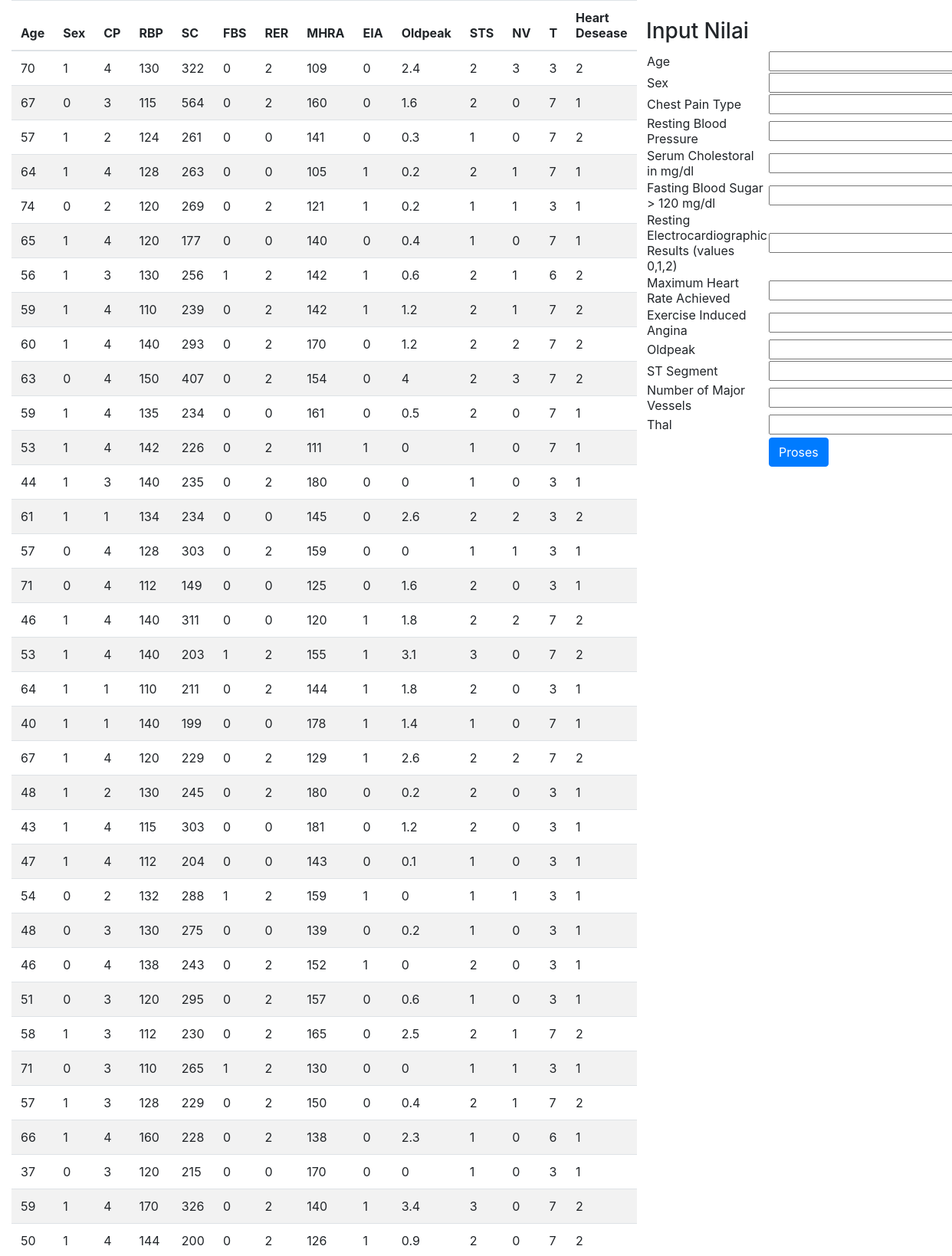
The page / (upper part) on the database its author committed.
### tables this page shows
CREATE TABLE IF NOT EXISTS `tb_statlog` (
  `ID` int(10) NOT NULL,
  `Age` int(10) DEFAULT NULL,
  `Sex` int(10) DEFAULT NULL,
  `CPT` int(10) DEFAULT NULL,
  `RBP` int(10) DEFAULT NULL,
  `SC` int(10) DEFAULT NULL,
  `FBS` int(10) DEFAULT NULL,
  `RER` int(10) DEFAULT NULL,
  `MHRA` int(10) DEFAULT NULL,
  `EIA` int(10) DEFAULT NULL,
  `Oldpeak` float DEFAULT NULL,
  `TSofTPESTS` int(10) DEFAULT NULL,
  `NoMV` int(10) DEFAULT NULL,
  `Thal` int(10) DEFAULT NULL,
  `Label` int(10) DEFAULT NULL,
  PRIMARY KEY (`ID`)
);

### index.php (the view, shortened to what this page needs)
<?php
include_once("config.php");
$result = mysqli_query($mysqli, "SELECT * FROM tb_statlog ORDER BY id ASC");
?>
<html>
<head>
	<link rel="stylesheet" href="https://maxcdn.bootstrapcdn.com/bootstrap/4.0.0/css/bootstrap.min.css">
</head>
<body>
<div class="container-fluid">
	<div class="row">
		<div class="col-8">
			<table class="table table-striped">
				<thead>
    				<tr>
						<th scope="col">Age</th>
						<th scope="col">Sex</th>
						<th scope="col">CP</th>
						<th scope="col">RBP</th>
						<th scope="col">SC</th>
						<th scope="col">FBS</th>
						<th scope="col">RER</th>
						<th scope="col">MHRA</th>
						<th scope="col">EIA</th>
						<th scope="col">Oldpeak</th>
						<th scope="col">STS</th>
						<th scope="col">NV</th>
						<th scope="col">T</th>
						<th scope="col">Heart Desease</th>
    				</tr>
  				</thead>
				  <tbody>
				  	<tr>
					  <?php
						while($res = mysqli_fetch_array($result)) {
						echo "<tr>";
						echo "<td>".$res['Age']."</td>";
						echo "<td>".$res['Sex']."</td>";
						echo "<td>".$res['CPT']."</td>";
						echo "<td>".$res['RBP']."</td>";
						echo "<td>".$res['SC']."</td>";
						echo "<td>".$res['FBS']."</td>";
						echo "<td>".$res['RER']."</td>";
						echo "<td>".$res['MHRA']."</td>";
						echo "<td>".$res['EIA']."</td>";
						echo "<td>".$res['Oldpeak']."</td>";
						echo "<td>".$res['TSofTPESTS']."</td>";
						echo "<td>".$res['NoMV']."</td>";
						echo "<td>".$res['Thal']."</td>";
						echo "<td>".$res['Label']."</td>";
						}
						?>
					</tr>
				  </tbody>
			</table>
		</div>
		<div class="col-4">
		<br>
			<h3>Input Nilai</h3>
			<form action="proses.php" method="post" name="form1">
				<table width="50%" border="0">
				<tr>
					<td>Age</td>
					<td><input type="number" name="age"></td>
				</tr>
				<tr>
					<td>Sex</td>
					<td><input type="number" name="sex"></td>
				</tr>
				<tr>
					<td>Chest Pain Type</td>
					<td><input type="number" name="cpt"></td>
				</tr>
				<tr>
					<td>Resting Blood Pressure</td>
					<td><input type="number" name="rbp"></td>
				</tr>
				<tr>
					<td>Serum Cholestoral in mg/dl </td>
					<td><input type="number" name="sc"></td>
				</tr>
				<tr>
					<td>Fasting Blood Sugar > 120 mg/dl </td>
					<td><input type="number" name="fbs"></td>
				</tr>
				<tr>
					<td>Resting Electrocardiographic Results (values 0,1,2)</td>
					<td><input type="number" name="rer"></td>
				</tr>
				<tr>
					<td>Maximum Heart Rate Achieved</td>
					<td><input type="number" name="mhra"></td>
				</tr>
				<tr>
					<td>Exercise Induced Angina</td>
					<td><input type="number" name="eia"></td>
				</tr>
				<tr>
					<td>Oldpeak</td>
					<td><input type="text" step="any" name="oldpeak"></td>
				</tr>
				<tr>
					<td>ST Segment</td>
					<td><input type="number" name="tsoftpests"></td>
				</tr>
				<tr>
					<td>Number of Major Vessels</td>
					<td><input type="number" name="nomv"></td>
				</tr>
				<tr>
					<td>Thal</td>
					<td><input type="number" name="thal"></td>
				</tr>
				<td></td>
				<td></td>
				<tr>
					<td></td>
					<td><a href="proses.php"><input type="submit" class="btn btn-primary" name="Submit" value="Proses"></a><br/><br/></td>
				</tr>
				</table>
			</form>
		</div>
	</div>
</div>
</body>
</body>
</html>

### rows shown on the page
tb_statlog: Age "70", Sex "1", CPT "4", RBP "130", SC "322", FBS "0", RER "2", MHRA "109", EIA "0", Oldpeak "2.4", TSofTPESTS "2", NoMV "3", Thal "3", Label "2"
tb_statlog: Age "67", Sex "0", CPT "3", RBP "115", SC "564", FBS "0", RER "2", MHRA "160", EIA "0", Oldpeak "1.6", TSofTPESTS "2", NoMV "0", Thal "7", Label "1"
tb_statlog: Age "57", Sex "1", CPT "2", RBP "124", SC "261", FBS "0", RER "0", MHRA "141", EIA "0", Oldpeak "0.3", TSofTPESTS "1", NoMV "0", Thal "7", Label "2"
tb_statlog: Age "64", Sex "1", CPT "4", RBP "128", SC "263", FBS "0", RER "0", MHRA "105", EIA "1", Oldpeak "0.2", TSofTPESTS "2", NoMV "1", Thal "7", Label "1"
tb_statlog: Age "74", Sex "0", CPT "2", RBP "120", SC "269", FBS "0", RER "2", MHRA "121", EIA "1", Oldpeak "0.2", TSofTPESTS "1", NoMV "1", Thal "3", Label "1"
tb_statlog: Age "65", Sex "1", CPT "4", RBP "120", SC "177", FBS "0", RER "0", MHRA "140", EIA "0", Oldpeak "0.4", TSofTPESTS "1", NoMV "0", Thal "7", Label "1"
tb_statlog: Age "56", Sex "1", CPT "3", RBP "130", SC "256", FBS "1", RER "2", MHRA "142", EIA "1", Oldpeak "0.6", TSofTPESTS "2", NoMV "1", Thal "6", Label "2"
tb_statlog: Age "59", Sex "1", CPT "4", RBP "110", SC "239", FBS "0", RER "2", MHRA "142", EIA "1", Oldpeak "1.2", TSofTPESTS "2", NoMV "1", Thal "7", Label "2"
tb_statlog: Age "60", Sex "1", CPT "4", RBP "140", SC "293", FBS "0", RER "2", MHRA "170", EIA "0", Oldpeak "1.2", TSofTPESTS "2", NoMV "2", Thal "7", Label "2"
tb_statlog: Age "63", Sex "0", CPT "4", RBP "150", SC "407", FBS "0", RER "2", MHRA "154", EIA "0", Oldpeak "4", TSofTPESTS "2", NoMV "3", Thal "7", Label "2"
tb_statlog: Age "59", Sex "1", CPT "4", RBP "135", SC "234", FBS "0", RER "0", MHRA "161", EIA "0", Oldpeak "0.5", TSofTPESTS "2", NoMV "0", Thal "7", Label "1"
tb_statlog: Age "53", Sex "1", CPT "4", RBP "142", SC "226", FBS "0", RER "2", MHRA "111", EIA "1", Oldpeak "0", TSofTPESTS "1", NoMV "0", Thal "7", Label "1"
tb_statlog: Age "44", Sex "1", CPT "3", RBP "140", SC "235", FBS "0", RER "2", MHRA "180", EIA "0", Oldpeak "0", TSofTPESTS "1", NoMV "0", Thal "3", Label "1"
tb_statlog: Age "61", Sex "1", CPT "1", RBP "134", SC "234", FBS "0", RER "0", MHRA "145", EIA "0", Oldpeak "2.6", TSofTPESTS "2", NoMV "2", Thal "3", Label "2"
tb_statlog: Age "57", Sex "0", CPT "4", RBP "128", SC "303", FBS "0", RER "2", MHRA "159", EIA "0", Oldpeak "0", TSofTPESTS "1", NoMV "1", Thal "3", Label "1"
tb_statlog: Age "71", Sex "0", CPT "4", RBP "112", SC "149", FBS "0", RER "0", MHRA "125", EIA "0", Oldpeak "1.6", TSofTPESTS "2", NoMV "0", Thal "3", Label "1"
tb_statlog: Age "46", Sex "1", CPT "4", RBP "140", SC "311", FBS "0", RER "0", MHRA "120", EIA "1", Oldpeak "1.8", TSofTPESTS "2", NoMV "2", Thal "7", Label "2"
tb_statlog: Age "53", Sex "1", CPT "4", RBP "140", SC "203", FBS "1", RER "2", MHRA "155", EIA "1", Oldpeak "3.1", TSofTPESTS "3", NoMV "0", Thal "7", Label "2"
tb_statlog: Age "64", Sex "1", CPT "1", RBP "110", SC "211", FBS "0", RER "2", MHRA "144", EIA "1", Oldpeak "1.8", TSofTPESTS "2", NoMV "0", Thal "3", Label "1"
tb_statlog: Age "40", Sex "1", CPT "1", RBP "140", SC "199", FBS "0", RER "0", MHRA "178", EIA "1", Oldpeak "1.4", TSofTPESTS "1", NoMV "0", Thal "7", Label "1"
tb_statlog: Age "67", Sex "1", CPT "4", RBP "120", SC "229", FBS "0", RER "2", MHRA "129", EIA "1", Oldpeak "2.6", TSofTPESTS "2", NoMV "2", Thal "7", Label "2"
tb_statlog: Age "48", Sex "1", CPT "2", RBP "130", SC "245", FBS "0", RER "2", MHRA "180", EIA "0", Oldpeak "0.2", TSofTPESTS "2", NoMV "0", Thal "3", Label "1"
tb_statlog: Age "43", Sex "1", CPT "4", RBP "115", SC "303", FBS "0", RER "0", MHRA "181", EIA "0", Oldpeak "1.2", TSofTPESTS "2", NoMV "0", Thal "3", Label "1"
tb_statlog: Age "47", Sex "1", CPT "4", RBP "112", SC "204", FBS "0", RER "0", MHRA "143", EIA "0", Oldpeak "0.1", TSofTPESTS "1", NoMV "0", Thal "3", Label "1"
tb_statlog: Age "54", Sex "0", CPT "2", RBP "132", SC "288", FBS "1", RER "2", MHRA "159", EIA "1", Oldpeak "0", TSofTPESTS "1", NoMV "1", Thal "3", Label "1"
tb_statlog: Age "48", Sex "0", CPT "3", RBP "130", SC "275", FBS "0", RER "0", MHRA "139", EIA "0", Oldpeak "0.2", TSofTPESTS "1", NoMV "0", Thal "3", Label "1"
tb_statlog: Age "46", Sex "0", CPT "4", RBP "138", SC "243", FBS "0", RER "2", MHRA "152", EIA "1", Oldpeak "0", TSofTPESTS "2", NoMV "0", Thal "3", Label "1"
tb_statlog: Age "51", Sex "0", CPT "3", RBP "120", SC "295", FBS "0", RER "2", MHRA "157", EIA "0", Oldpeak "0.6", TSofTPESTS "1", NoMV "0", Thal "3", Label "1"
tb_statlog: Age "58", Sex "1", CPT "3", RBP "112", SC "230", FBS "0", RER "2", MHRA "165", EIA "0", Oldpeak "2.5", TSofTPESTS "2", NoMV "1", Thal "7", Label "2"
tb_statlog: Age "71", Sex "0", CPT "3", RBP "110", SC "265", FBS "1", RER "2", MHRA "130", EIA "0", Oldpeak "0", TSofTPESTS "1", NoMV "1", Thal "3", Label "1"
tb_statlog: Age "57", Sex "1", CPT "3", RBP "128", SC "229", FBS "0", RER "2", MHRA "150", EIA "0", Oldpeak "0.4", TSofTPESTS "2", NoMV "1", Thal "7", Label "2"
tb_statlog: Age "66", Sex "1", CPT "4", RBP "160", SC "228", FBS "0", RER "2", MHRA "138", EIA "0", Oldpeak "2.3", TSofTPESTS "1", NoMV "0", Thal "6", Label "1"
tb_statlog: Age "37", Sex "0", CPT "3", RBP "120", SC "215", FBS "0", RER "0", MHRA "170", EIA "0", Oldpeak "0", TSofTPESTS "1", NoMV "0", Thal "3", Label "1"
tb_statlog: Age "59", Sex "1", CPT "4", RBP "170", SC "326", FBS "0", RER "2", MHRA "140", EIA "1", Oldpeak "3.4", TSofTPESTS "3", NoMV "0", Thal "7", Label "2"
tb_statlog: Age "50", Sex "1", CPT "4", RBP "144", SC "200", FBS "0", RER "2", MHRA "126", EIA "1", Oldpeak "0.9", TSofTPESTS "2", NoMV "0", Thal "7", Label "2"
